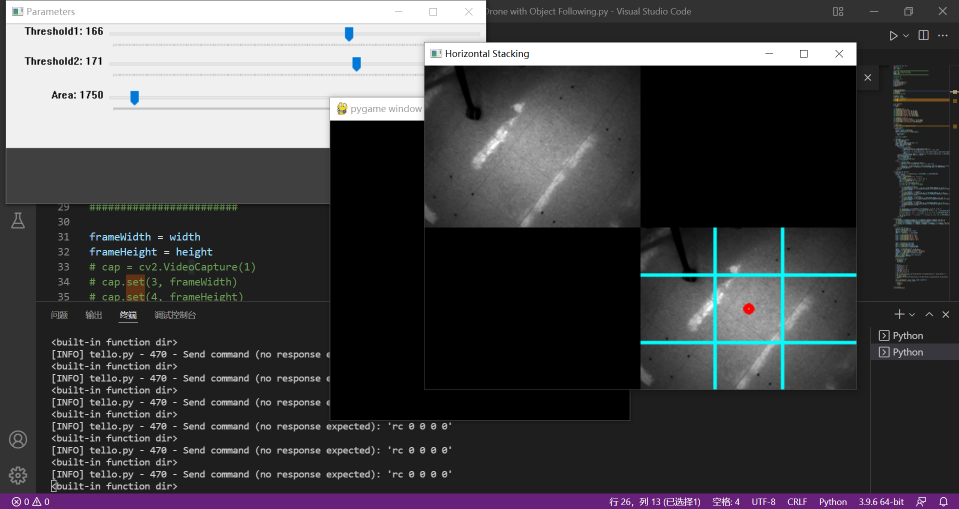
#> input picture Previous_project/Drone_test/downvision.PNG, 1918 x 1018 px, given in place of the camera (shown at 1/2 size)
$ python 'Color Detection.py'
#> lines starting #> are read from the running program, lines starting #| are printed output that depends on the picture; after the words box and inside, x2 and y2 are one past the last pixel; in counts of white or black regions, pixels touching at a corner belong together
import cv2
import numpy as np

frameWidth = 640
frameHeight = 480
cap = cv2.VideoCapture(0)
cap.set(3, frameWidth)
cap.set(4, frameHeight)

deadZone=100
global imgContour

def empty(a):
    pass

cv2.namedWindow("HSV")
cv2.resizeWindow("HSV",640,240)
cv2.createTrackbar("HUE Min","HSV",19,179,empty)
cv2.createTrackbar("HUE Max","HSV",35,179,empty)
cv2.createTrackbar("SAT Min","HSV",107,255,empty)
cv2.createTrackbar("SAT Max","HSV",255,255,empty)
cv2.createTrackbar("VALUE Min","HSV",89,255,empty)
cv2.createTrackbar("VALUE Max","HSV",255,255,empty)

cv2.namedWindow("Parameters")
cv2.resizeWindow("Parameters",640,240)
cv2.createTrackbar("Threshold1","Parameters",166,255,empty)
cv2.createTrackbar("Threshold2","Parameters",171,255,empty)
cv2.createTrackbar("Area","Parameters",3750,30000,empty)


def stackImages(scale,imgArray):
    rows = len(imgArray)
    cols = len(imgArray[0])
    rowsAvailable = isinstance(imgArray[0], list)
    width = imgArray[0][0].shape[1]
    height = imgArray[0][0].shape[0]
    if rowsAvailable:
        for x in range ( 0, rows):
            for y in range(0, cols):
                if imgArray[x][y].shape[:2] == imgArray[0][0].shape [:2]:
                    imgArray[x][y] = cv2.resize(imgArray[x][y], (0, 0), None, scale, scale)
                else:
                    imgArray[x][y] = cv2.resize(imgArray[x][y], (imgArray[0][0].shape[1], imgArray[0][0].shape[0]), None, scale, scale)
                if len(imgArray[x][y].shape) == 2: imgArray[x][y]= cv2.cvtColor( imgArray[x][y], cv2.COLOR_GRAY2BGR)
        imageBlank = np.zeros((height, width, 3), np.uint8)
        hor = [imageBlank]*rows
        hor_con = [imageBlank]*rows
        for x in range(0, rows):
            hor[x] = np.hstack(imgArray[x])
        ver = np.vstack(hor)
    else:
        for x in range(0, rows):
            if imgArray[x].shape[:2] == imgArray[0].shape[:2]:
                imgArray[x] = cv2.resize(imgArray[x], (0, 0), None, scale, scale)
            else:
                imgArray[x] = cv2.resize(imgArray[x], (imgArray[0].shape[1], imgArray[0].shape[0]), None,scale, scale)
            if len(imgArray[x].shape) == 2: imgArray[x] = cv2.cvtColor(imgArray[x], cv2.COLOR_GRAY2BGR)
        hor= np.hstack(imgArray)
        ver = hor
    return ver

def getContours(img,imgContour):

    contours, hierarchy = cv2.findContours(img, cv2.RETR_EXTERNAL, cv2.CHAIN_APPROX_NONE)
    for cnt in contours:
        area = cv2.contourArea(cnt)
        areaMin = cv2.getTrackbarPos("Area", "Parameters")
        if area > areaMin:
            cv2.drawContours(imgContour, cnt, -1, (255, 0, 255), 7)
            peri = cv2.arcLength(cnt, True)
            approx = cv2.approxPolyDP(cnt, 0.02 * peri, True)
            print(len(approx))
            x , y , w, h = cv2.boundingRect(approx)
            cv2.rectangle(imgContour, (x , y ), (x + w , y + h ), (0, 255, 0), 5)

            cv2.putText(imgContour, "Points: " + str(len(approx)), (x + w + 20, y + 20), cv2.FONT_HERSHEY_COMPLEX, .7,
                        (0, 255, 0), 2)
            cv2.putText(imgContour, "Area: " + str(int(area)), (x + w + 20, y + 45), cv2.FONT_HERSHEY_COMPLEX, 0.7,
                        (0, 255, 0), 2)
            cv2.putText(imgContour, " " + str(int(x))+ " "+str(int(y)), (x - 20, y- 45), cv2.FONT_HERSHEY_COMPLEX, 0.7,
                        (0, 255, 0), 2)

            cx = int(x + (w / 2))
            cy = int(y + (h / 2))

            if (cx <int(frameWidth/2)-deadZone):
                cv2.putText(imgContour, " GO LEFT " , (20, 50), cv2.FONT_HERSHEY_COMPLEX,1,(0, 0, 255), 3)
                cv2.rectangle(imgContour,(0,int(frameHeight/2-deadZone)),(int(frameWidth/2)-deadZone,int(frameHeight/2)+deadZone),(0,0,255),cv2.FILLED)
            elif (cx > int(frameWidth / 2) + deadZone):
                cv2.putText(imgContour, " GO RIGHT ", (20, 50), cv2.FONT_HERSHEY_COMPLEX,1,(0, 0, 255), 3)
                cv2.rectangle(imgContour,(int(frameWidth/2+deadZone),int(frameHeight/2-deadZone)),(frameWidth,int(frameHeight/2)+deadZone),(0,0,255),cv2.FILLED)
            elif (cy < int(frameHeight / 2) - deadZone):
                cv2.putText(imgContour, " GO UP ", (20, 50), cv2.FONT_HERSHEY_COMPLEX,1,(0, 0, 255), 3)
                cv2.rectangle(imgContour,(int(frameWidth/2-deadZone),0),(int(frameWidth/2+deadZone),int(frameHeight/2)-deadZone),(0,0,255),cv2.FILLED)
            elif (cy > int(frameHeight / 2) + deadZone):
                cv2.putText(imgContour, " GO DOWN ", (20, 50), cv2.FONT_HERSHEY_COMPLEX, 1,(0, 0, 255), 3)
                cv2.rectangle(imgContour,(int(frameWidth/2-deadZone),int(frameHeight/2)+deadZone),(int(frameWidth/2+deadZone),frameHeight),(0,0,255),cv2.FILLED)


            cv2.line(imgContour, (int(frameWidth/2),int(frameHeight/2)), (cx,cy),
                     (0, 0, 255), 3)

def display(img):
    cv2.line(img,(int(frameWidth/2)-deadZone,0),(int(frameWidth/2)-deadZone,frameHeight),(255,255,0),3)
    cv2.line(img,(int(frameWidth/2)+deadZone,0),(int(frameWidth/2)+deadZone,frameHeight),(255,255,0),3)

    cv2.circle(img,(int(frameWidth/2),int(frameHeight/2)),5,(0,0,255),5)
    cv2.line(img, (0,int(frameHeight / 2) - deadZone), (frameWidth,int(frameHeight / 2) - deadZone), (255, 255, 0), 3)
    cv2.line(img, (0, int(frameHeight / 2) + deadZone), (frameWidth, int(frameHeight / 2) + deadZone), (255, 255, 0), 3)

while True:

    _,img = cap.read()
#> img is the input picture: shape (1018, 1918, 3); mean B, G, R 71.4, 69, 69.4
    imgContour = img.copy()
    imgHsv = cv2.cvtColor(img,cv2.COLOR_BGR2HSV)
#> imgHsv: shape (1018, 1918, 3); mean H, S, V 11.7, 9.3, 72.1

    h_min = cv2.getTrackbarPos("HUE Min","HSV")
    h_max = cv2.getTrackbarPos("HUE Max", "HSV")
    s_min = cv2.getTrackbarPos("SAT Min", "HSV")
    s_max = cv2.getTrackbarPos("SAT Max", "HSV")
    v_min = cv2.getTrackbarPos("VALUE Min", "HSV")
    v_max = cv2.getTrackbarPos("VALUE Max", "HSV")
    print(h_min)

    lower = np.array([h_min,s_min,v_min])
    upper = np.array([h_max,s_max,v_max])
    mask = cv2.inRange(imgHsv,lower,upper)
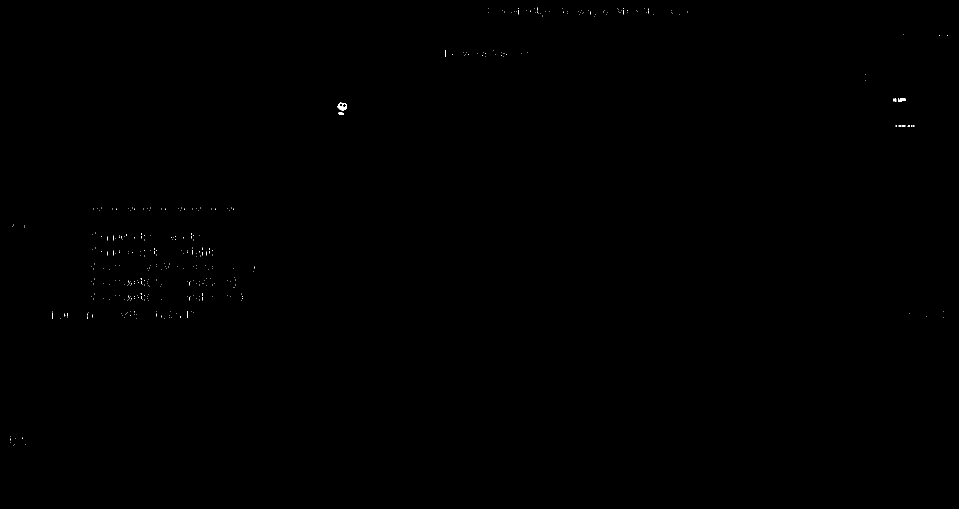
#> mask: shape (1018, 1918) (shown at 1/2 size); 0.06% white in thin lines or dots, all inside (x1, y1, x2, y2) = (20, 15, 1895, 891)
    result = cv2.bitwise_and(img,img, mask = mask)
    mask = cv2.cvtColor(mask, cv2.COLOR_GRAY2BGR)

    imgBlur = cv2.GaussianBlur(result, (7, 7), 1)
    imgGray = cv2.cvtColor(imgBlur, cv2.COLOR_BGR2GRAY)
    threshold1 = cv2.getTrackbarPos("Threshold1", "Parameters")
    threshold2 = cv2.getTrackbarPos("Threshold2", "Parameters")
    imgCanny = cv2.Canny(imgGray, threshold1, threshold2)
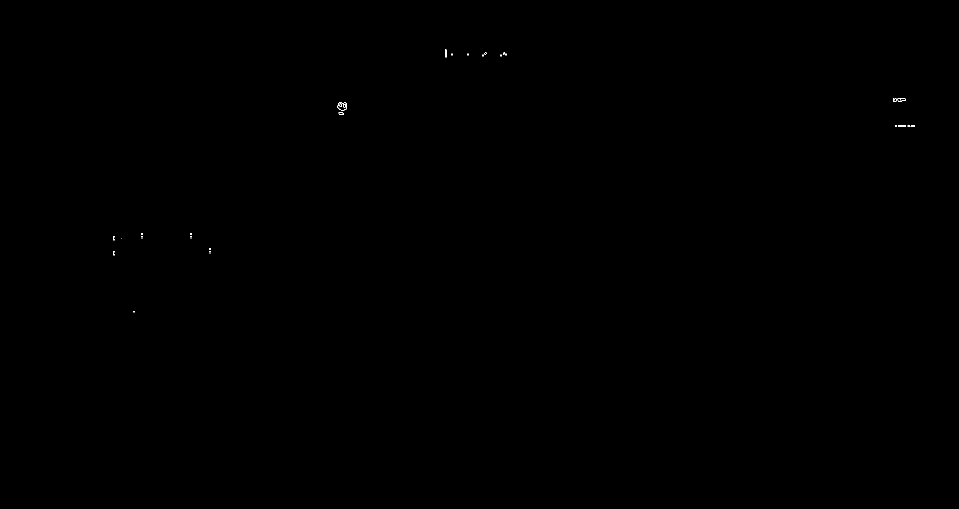
#> imgCanny: shape (1018, 1918) (shown at 1/2 size); 0.02% white in thin lines or dots, all inside (x1, y1, x2, y2) = (226, 99, 1829, 625)
    kernel = np.ones((5, 5))
    imgDil = cv2.dilate(imgCanny, kernel, iterations=1)
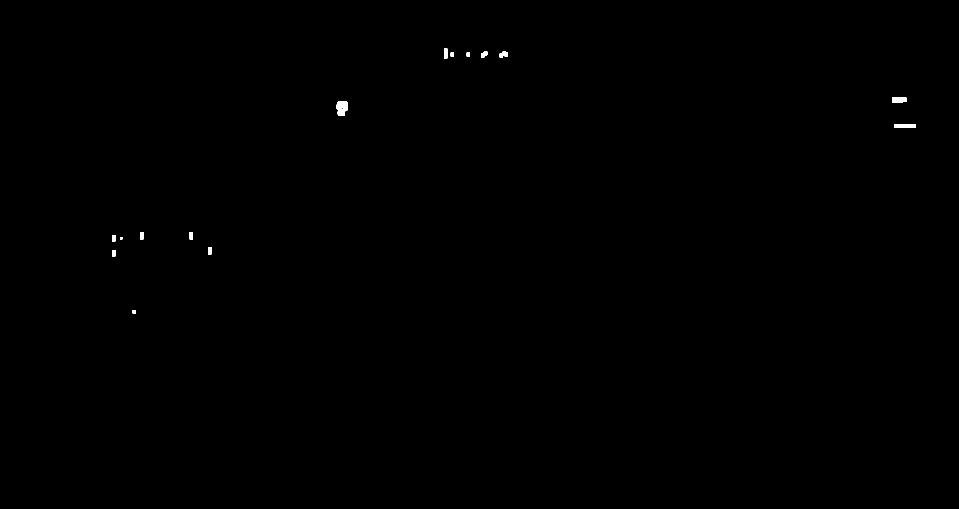
#> imgDil: shape (1018, 1918) (shown at 1/2 size); 0.12% white; 15 white regions
    getContours(imgDil, imgContour)
#> in getContours, `contours, hierarchy = cv2.findContours(img, cv2.RETR_EXTERNAL, cv2.CHA..`: contours = 15 contours, 1 with area under 20; largest, box (x1, y1, x2, y2) and area: (673, 202, 696, 231) 500, (1789, 248, 1831, 256) 286, (1784, 194, 1814, 206) 266, (999, 103, 1016, 115) 122, (888, 97, 895, 117) 114
#> in getContours, `area = cv2.contourArea(cnt)`: area = 36
    display(imgContour)
#> in display, `cv2.circle(img,(int(frameWidth/2),int(frameHeight/2)),5,(0,0,255),5)`: img: shape (1018, 1918, 3); mean B, G, R 71.6, 69.2, 69
#> in display, `cv2.line(img, (0, int(frameHeight / 2) + deadZone), (frameWidth, int(f..`:
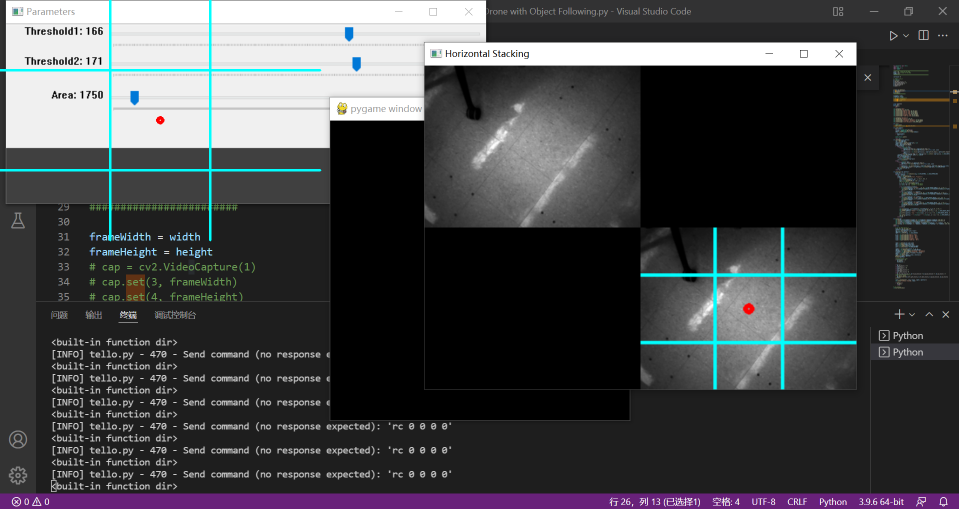
#> img: shape (1018, 1918, 3) (shown at 1/2 size); mean B, G, R 72, 69.5, 68.5

    stack = stackImages(0.7,([img,result],[imgDil,imgContour]))
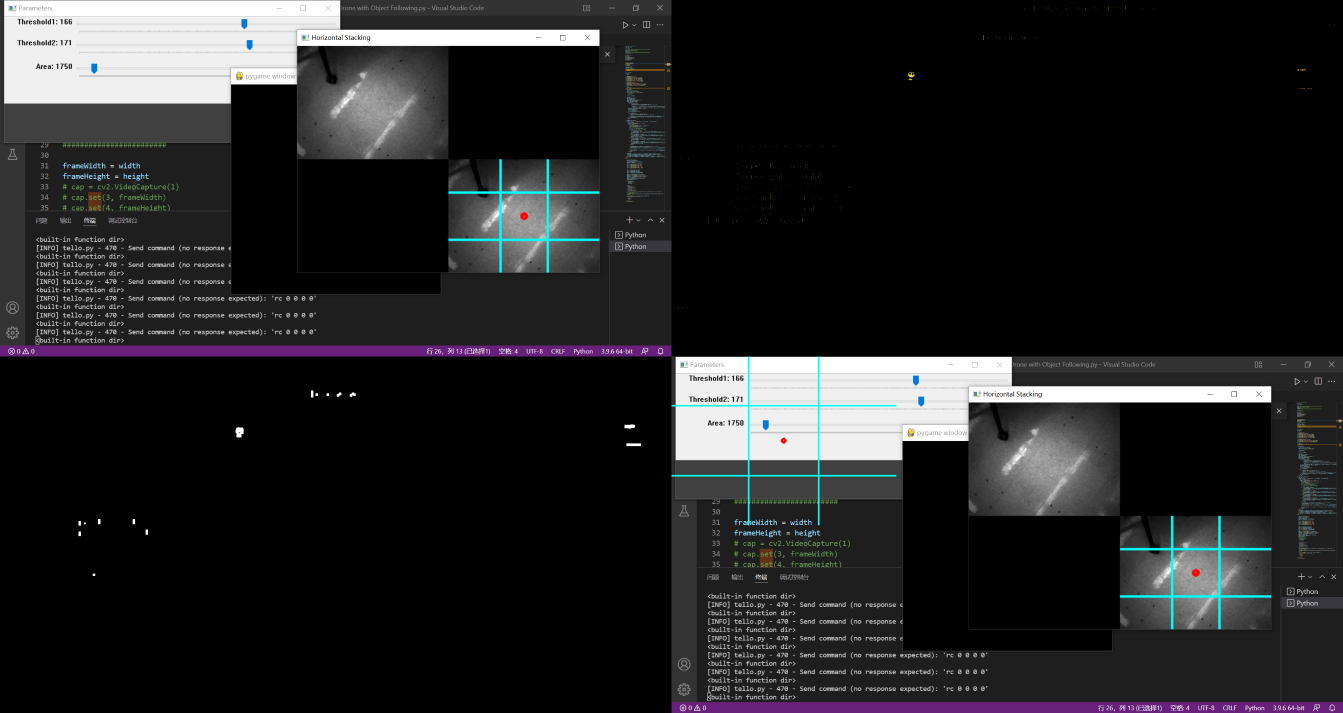
#> stack: shape (1426, 2686, 3) (shown at 1/2 size); mean B, G, R 35.9, 34.7, 34.6

    cv2.imshow('Horizontal Stacking', stack)
    if cv2.waitKey(1) & 0xFF == ord('q'):
#> (key q is pressed here)
        break

cap.release()
cv2.destroyAllWindows()
